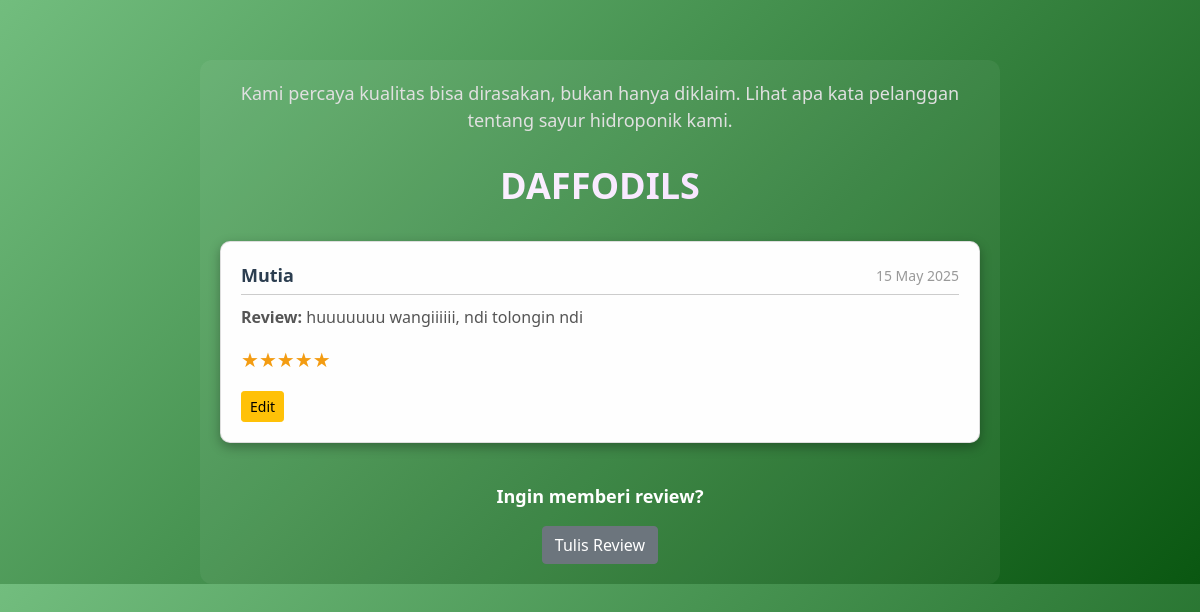
Screenshot of /review.php?id_book=book_4cefff27-30db-11f0-b74f-7cd30a82ec7f with the database file from the repository.
### tables this page shows
CREATE TABLE `crud_041_book_reviews` (
  `id` int(11) NOT NULL,
  `name` varchar(100) NOT NULL,
  `review` text NOT NULL,
  `rating` int(11) DEFAULT NULL CHECK (`rating` between 1 and 5),
  `date` date NOT NULL,
  `book_id` varchar(255) NOT NULL,
  `username` varchar(50) NOT NULL,
  `password` varchar(255) NOT NULL
);

### Review.php (the view, shortened to what this page needs)
<?php
include 'database/db.php';
$id_book = $_GET['id_book'];
$queryBook = "SELECT * FROM crud_041_book WHERE id_book = ?";
$stmt = $conn->prepare($queryBook);
$stmt->bind_param("s", $id_book);
$stmt->execute();
$resultBook = $stmt->get_result();
$book = $resultBook->fetch_assoc();
$queryReview = "SELECT id, name, review, rating, date FROM crud_041_book_reviews WHERE book_id = ? ORDER BY date DESC";
$stmtReview = $conn->prepare($queryReview);
$stmtReview->bind_param("s", $id_book);
$stmtReview->execute();
$resultReview = $stmtReview->get_result();
?>
<!DOCTYPE html>
<html lang="en">
<head>
    <link href="https://cdn.jsdelivr.net/npm/bootstrap@5.0.2/dist/css/bootstrap.min.css" rel="stylesheet" />
    <link rel="stylesheet" href="css/style.css" />
</head>
<body class="review-page">
    <div class="container">
        <p class="intro">
            Kami percaya kualitas bisa dirasakan, bukan hanya diklaim. Lihat apa kata pelanggan tentang sayur hidroponik kami.
        </p>
        <h3 id="bookTitle"><?= htmlspecialchars($book['title']) ?></h3>
        <div class="mt-4">
            <?php if ($resultReview->num_rows > 0): ?>
                <?php while ($review = $resultReview->fetch_assoc()): ?>
                    <div class="card mb-3">
                        <div class="card-body">
                            <div class="review-header">
                                <div class="review-name"><?= htmlspecialchars($review['name']) ?></div>
                                <div class="review-date"><?= date('d M Y', strtotime($review['date'])) ?></div>
                            </div>
                            <p class="review-text"><strong>Review:</strong> <?= nl2br(htmlspecialchars($review['review'])) ?></p>
                            <p class="review-rating"><?= str_repeat("★", $review['rating']) . str_repeat("☆", 5 - $review['rating']) ?></p>
                            <div class="review-actions">
                                <a href="form.php?id=<?= urlencode($review['id']) ?>&id_book=<?= urlencode($id_book) ?>" class="btn btn-warning btn-sm">Edit</a>
                            </div>
                        </div>
                    </div>
                <?php endwhile; ?>
            <?php else: ?>
                <p class="no-review">Belum ada review untuk sayur ini.</p>
            <?php endif; ?>
        </div>
        <div class="btn-back">
            <p>Ingin memberi review?</p>
            <a href="form.php?id_book=<?= urlencode($id_book) ?>" class="btn btn-secondary">Tulis Review</a>
        </div>
    </div>
</body>
</html>

### css/style.css (style rules this page uses)
body.review-page { background: linear-gradient(135deg, #72bd7e, #0a5711); font-family: 'Segoe UI', sans-serif; color: #fff; }
body.review-page .container { margin-top: 60px; max-width: 800px; background-color: rgba(255, 255, 255, 0.05); padding: 20px; border-radius: 12px; }
body.review-page .intro { color: #e0e0e0; text-align: center; font-size: 18px; margin-bottom: 20px; }
body.review-page #bookTitle { font-size: 36px; font-weight: bold; text-transform: uppercase; color: transparent; background: linear-gradient(45deg, #fefefe, #f3d6ff); -webkit-background-clip: text; text-align: center; padding: 10px 0; border-radius: 10px; }
body.review-page .card { border-radius: 10px; box-shadow: 0 4px 12px rgba(0, 0, 0, 0.3); background-color: #fefefe; color: #333; transition: transform 0.2s ease, box-shadow 0.2s ease; }
body.review-page .card-body { padding: 20px; }
body.review-page .review-header { display: flex; justify-content: space-between; align-items: center; border-bottom: 1px solid #ccc; padding-bottom: 5px; margin-bottom: 10px; }
body.review-page .review-name { font-size: 18px; font-weight: bold; color: #2c3e50; }
body.review-page .review-date { font-size: 14px; color: #999; }
body.review-page .review-text { font-size: 16px; margin-top: 10px; color: #555; }
body.review-page .review-rating { font-size: 20px; color: #f39c12; margin-top: 8px; }
body.review-page .review-actions { margin-top: 15px; }
body.review-page .btn-back { text-align: center; margin-top: 40px; }
body.review-page .btn-back p { font-size: 18px; color: #fff; font-weight: 600; }
body.review-page .btn-back a { color: #fff; }
body { background-color: #f6fff8; font-family: 'Segoe UI', sans-serif; color: #2d6a4f; margin: 0; }
.container { max-width: 900px; padding: 20px; }

### rows the page displays
crud_041_book_reviews: name "Mutia", date "15 May 2025", review "huuuuuuu wangiiiiii, ndi tolongin ndi", rating "★★★★★"
